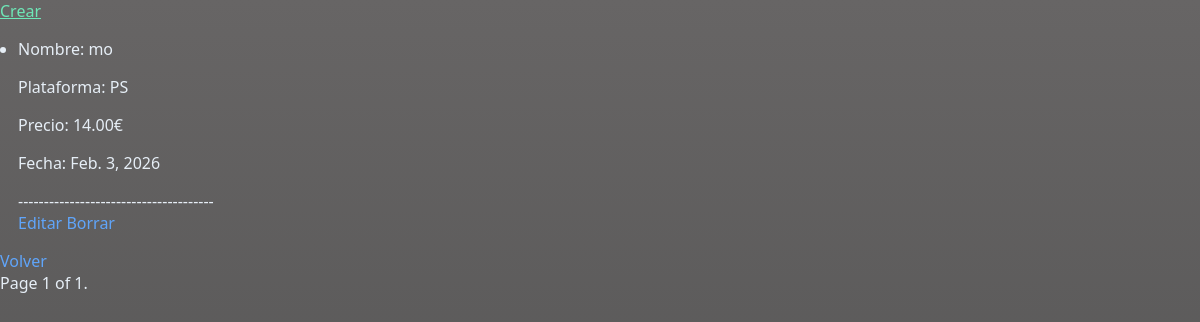
/juego/listar, run on an earlier commit of the app's database.
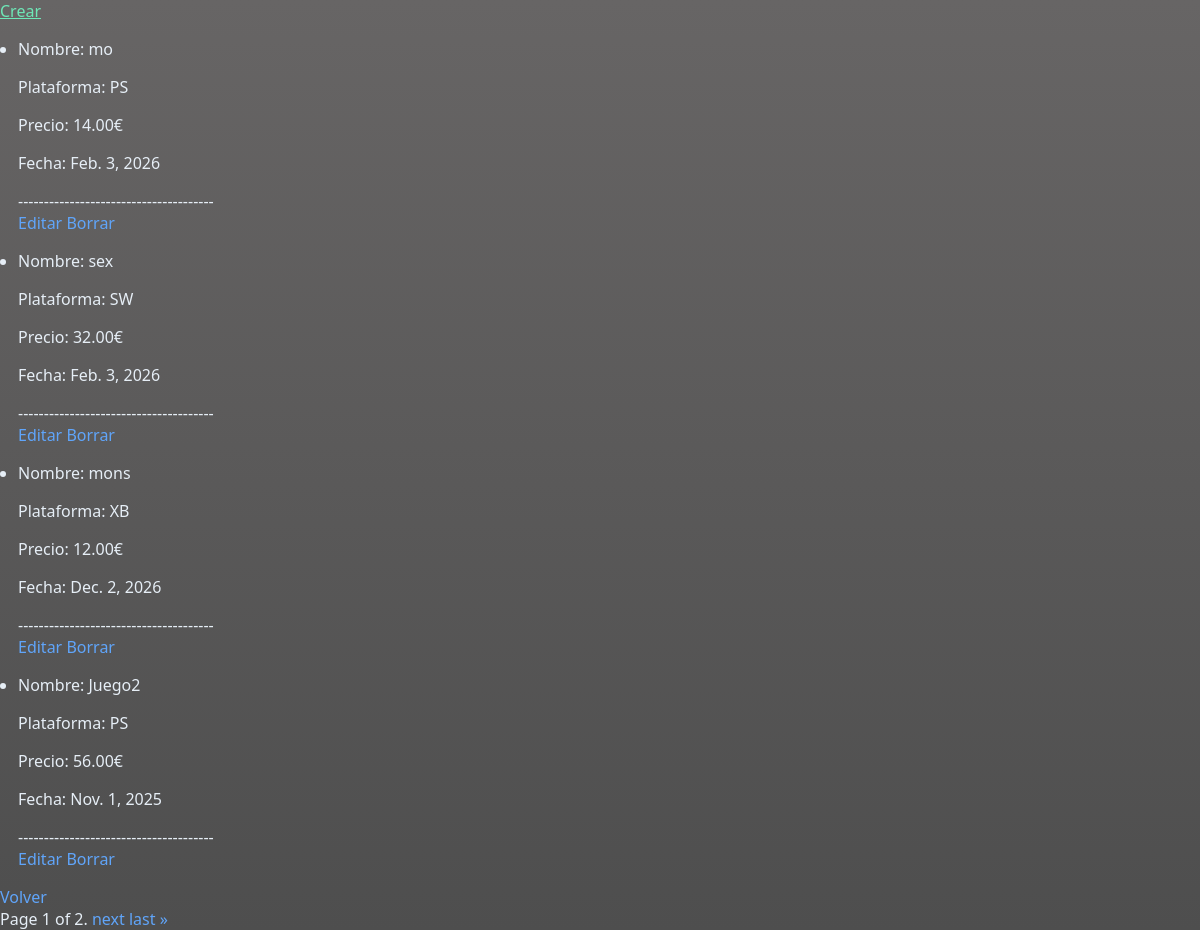
And on a later commit of the database.
### PlayHub/models.py (models this page shows)
class Juego(models.Model): # Añadir verbose_name a todos.
    plataformas = [
        ('PC', 'PC'),
        ('PS', 'PlayStation'),
        ('XB', 'Xbox'),
        ('SW', 'Switch'),
    ]
    """
    OTRA FORMA DE HACER EL CHOICE, AUNQUE EL OTRO TAMBIEN DEBERIA DE ESTAR DENTRO DE LA CLASE.

    plataformas = {
        'PC': 'PC',
        'PS': 'PlayStation',
        'XB': 'XB',
        'SW': 'Switch',
    }
    """
    titulo = models.CharField(max_length=50, verbose_name="Titulo")
    plataforma = models.CharField(choices=plataformas, max_length=2, verbose_name="Plataforma")
    precio = models.DecimalField(max_digits=4, decimal_places=2, validators=[validar_precio], verbose_name="Precio")
    fecha_lanzamiento = models.DateField(verbose_name="Fecha de la lanzamiento") # No utilizar auto, ya que esta fecha se pondrá al crear.

### PlayHub/views.py (the view)
# urls.py: path('juego/listar', JuegoListView.as_view(), name="Listado"),
class JuegoListView(ListView):
    model = Juego
    template_name = "juegos/juego_list.html"
    context_object_name = "juegos"
    paginate_by = 4 # Para cada 10 juegos haga una página nueva

### PlayHub/templates/juegos/juego_list.html (shortened to what this page needs)
{% extends "juegos/base.html" %}
{% block contenido %}
<a href="{% url 'Formulario' %}">Crear</a>
    <ul>
        {% for juego in juegos %}
            <li>
                <p>Nombre: {{ juego.titulo }}</p>
                <p>Plataforma: {{ juego.plataforma }}</p>
                <p>Precio: {{ juego.precio }}€</p>
                <p>Fecha: {{ juego.fecha_lanzamiento }}</p>
            -------------------------------------- <br>
                <a href="{% url 'Update' juego.pk %}">Editar</a>
                <a href="{% url 'Delete' juego.pk %}">Borrar</a>
            </li>
        {% empty %}
            <li>No hay juegos para listar</li>
        {% endfor %}
    </ul>
<a href="{% url 'Inicio' %}">Volver</a>
<div class="pagination">
    <span class="step-links">
        <span class="current">
            Page {{ page_obj.number }} of {{ page_obj.paginator.num_pages }}.
        </span>
        {% if page_obj.has_next %}
            <a href="?page={{ page_obj.next_page_number }}">next</a>
            <a href="?page={{ page_obj.paginator.num_pages }}">last &raquo;</a>
        {% endif %}
    </span>
</div>
{% endblock %}

### PlayHub/templates/juegos/base.html (shortened to what this page needs)
{% load static %}
<!DOCTYPE html>
<html lang="en">
<head>
    {% block link %}<link rel="stylesheet" href="{% static 'juegos/css/styles.css' %}">{% endblock %}
</head>
<body>
    {% block contenido %}{% endblock %}
</body>
</html>

### PlayHub/static/juegos/css/styles.css (style rules this page uses)
:root { --bg: #676565; --panel: #0b1624; --muted: #9aa6b2; --accent: #6ee7b7; --accent-2: #60a5fa; --surface-border: rgba(255,255,255,0.04); --radius: 12px; --max-width: 980px; }
* { box-sizing:border-box }
html,body { height:100% }
body { margin:0; font-family: system-ui, -apple-system, "Segoe UI", Roboto, "Helvetica Neue", Arial; background: linear-gradient(180deg,var(--bg) 0%, #4e4e4e 100%); color: #e6eef6; -webkit-font-smoothing:antialiased; -moz-osx-font-smoothing:grayscale; }
ul { padding-left:18px }
a { color:var(--accent-2); text-decoration:none }

What changed in the data, as far as the page shows it:
added Juego: titulo "sex", plataforma "SW", precio "32.00", fecha_lanzamiento "Feb. 3, 2026"
added Juego: titulo "mons", plataforma "XB", precio "12.00", fecha_lanzamiento "Dec. 2, 2026"
added Juego: titulo "Juego2", plataforma "PS", precio "56.00", fecha_lanzamiento "Nov. 1, 2025"
Also different on the page:
{{ page_obj.paginator.num_pages }}: "1" → "2"
text now shown: "next last »"
